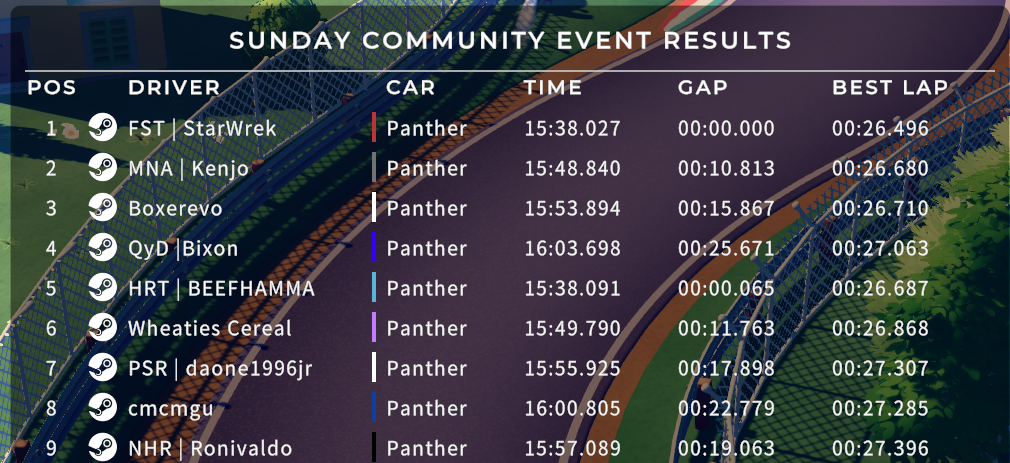
#> input picture images/ICSTCF.png, 1010 x 463 px
$ python main.py
#> lines starting #> are read from the running program, lines starting #| are printed output that depends on the picture
import re
import json
import pytesseract
from pytesseract import Output
import PIL.Image
import cv2


class Driver:
    # [5 lines left out: function __init__, not called in this run]


cars = ['Panther', 'Feather', 'Bonk', 'Storm', 'Osprey', 'Adgitator',
        'Brusso', 'Mantra', 'Piccino', 'Conquest', 'Vost', 'Loose Cannon']


# [50 lines left out: functions get_driver_info, create_drivers, not called in this run]


myconfig = r"--psm 11 --oem 3"

img = cv2.imread("../images/ICSTCF.png")
#> img is the input picture: shape (463, 1010, 3); mean B, G, R 68.7, 62, 59.9

ret, thresh = cv2.threshold(img, 190, 255, cv2.THRESH_BINARY)
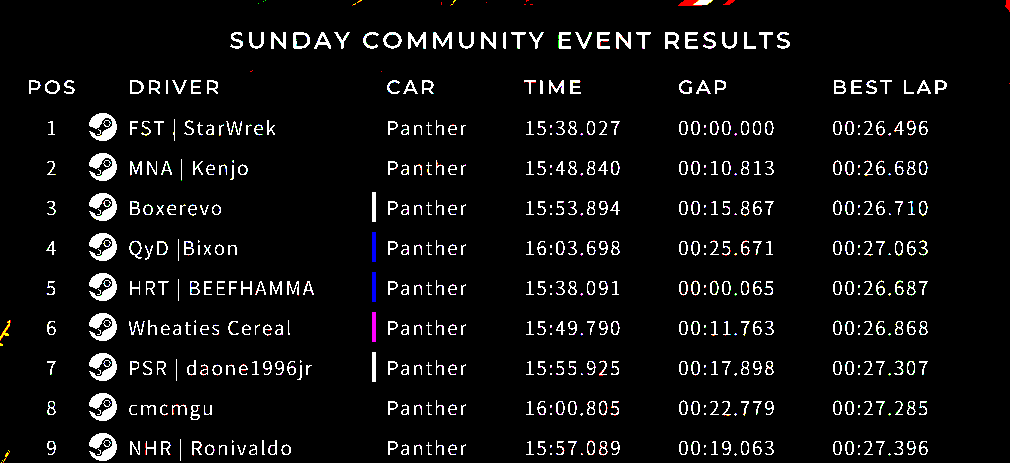
#> thresh: shape (463, 1010, 3); mean B, G, R 14.6, 14.5, 14.7

gray = cv2.cvtColor(thresh, cv2.COLOR_BGR2GRAY)
height, width, _ = img.shape
#> height = 463; width = 1010

#> (the run stopped early here; a loop or call above may not have finished)

$ run again, with images/tira.png copied over images/ICSTCF.png
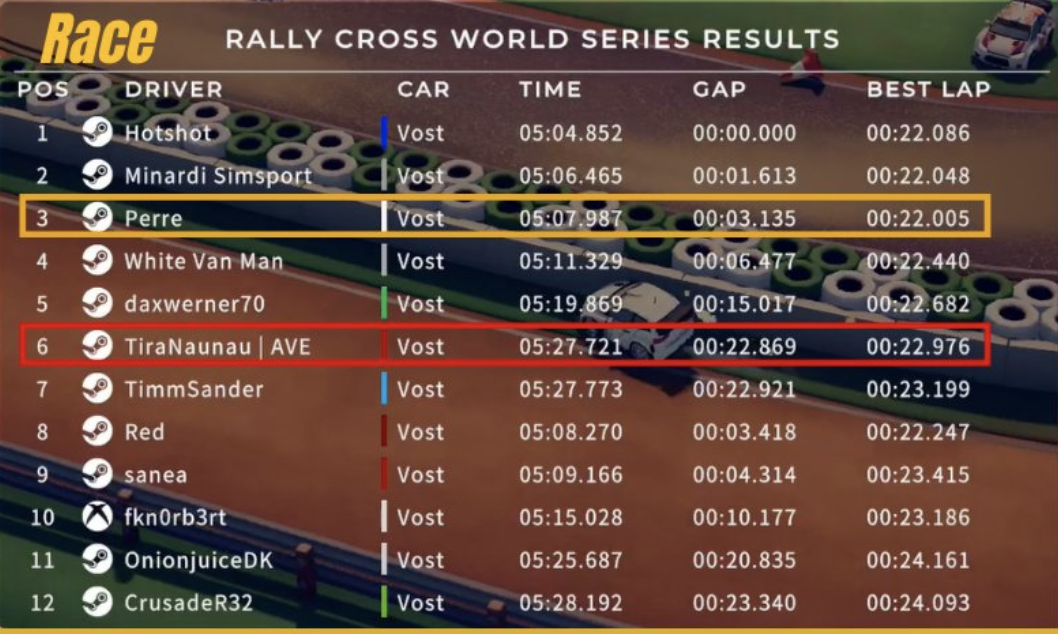
#> input picture images/tira.png, 1058 x 634 px
#> img is the input picture: shape (634, 1058, 3); mean B, G, R 62.3, 72.1, 96.3
#> `ret, thresh = cv2.threshold(img, 190, 255, cv2.THRESH_BINARY)`:
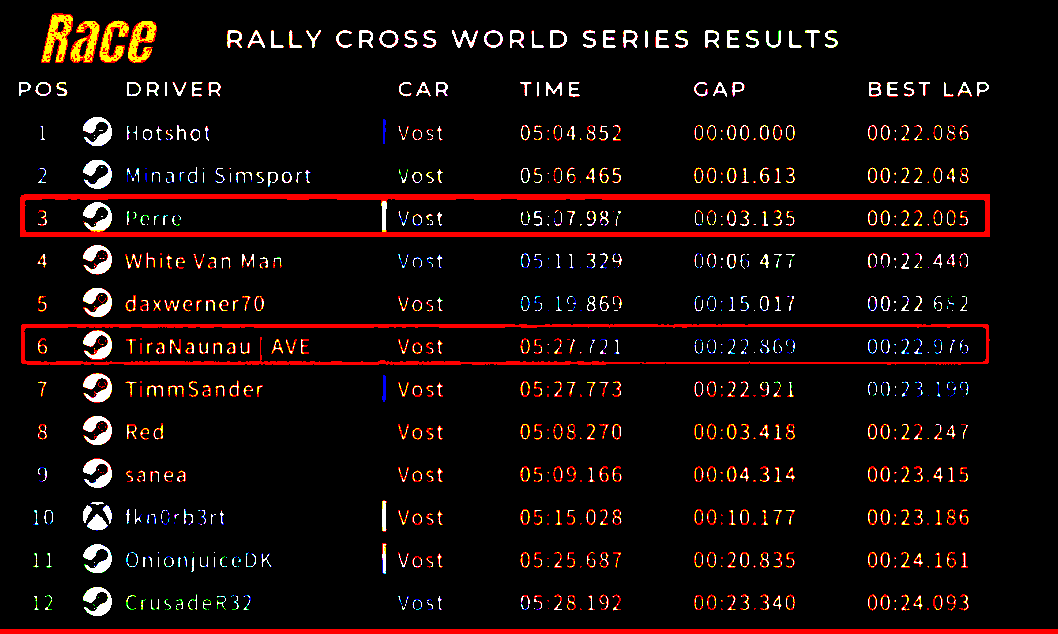
#> thresh: shape (634, 1058, 3); mean B, G, R 7.5, 9.4, 21.3
#> `gray = cv2.cvtColor(thresh, cv2.COLOR_BGR2GRAY)`:
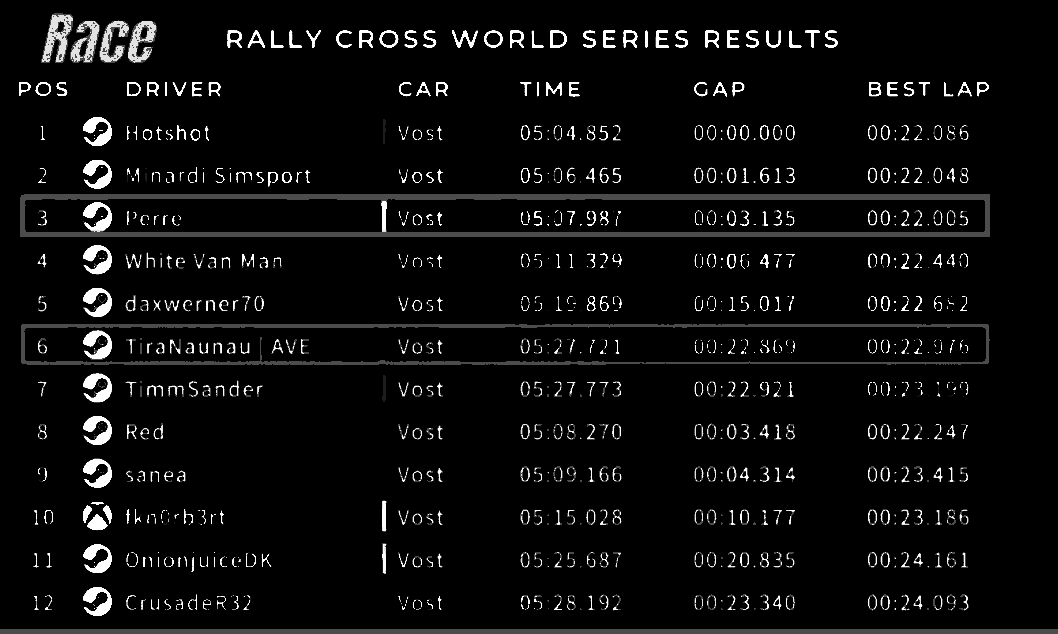
#> gray: shape (634, 1058); min 0, max 255, mean 12.7

$ run again, with images/Race4F.png copied over images/ICSTCF.png
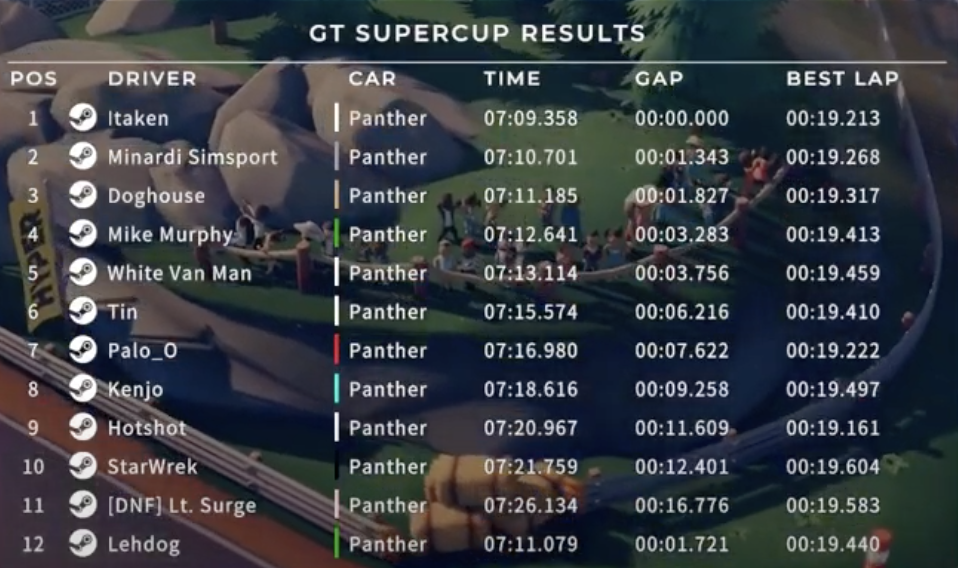
#> input picture images/Race4F.png, 958 x 568 px
#> img is the input picture: shape (568, 958, 3); mean B, G, R 67.8, 62.1, 57.9
#> `ret, thresh = cv2.threshold(img, 190, 255, cv2.THRESH_BINARY)`:
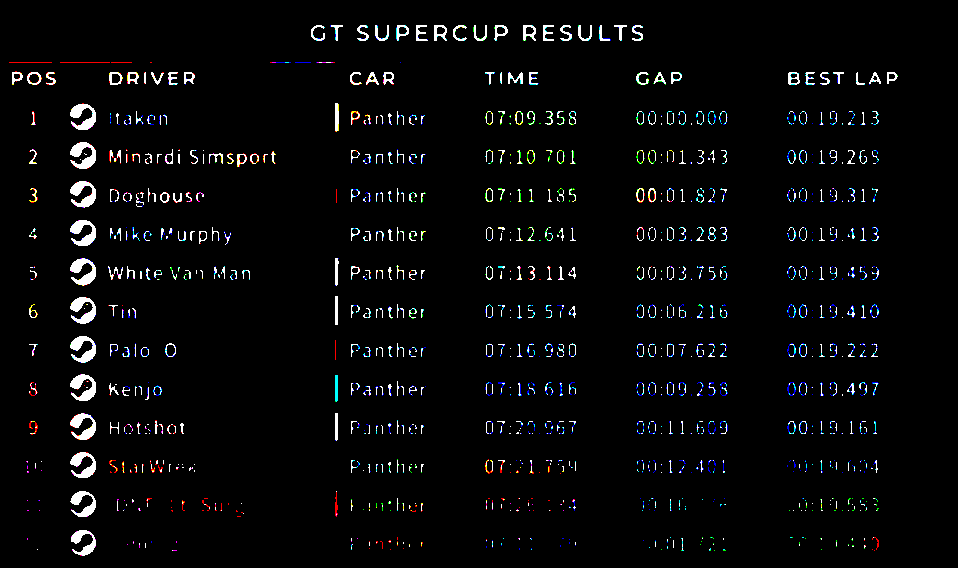
#> thresh: shape (568, 958, 3); mean B, G, R 9, 8.4, 8
#> `gray = cv2.cvtColor(thresh, cv2.COLOR_BGR2GRAY)`:
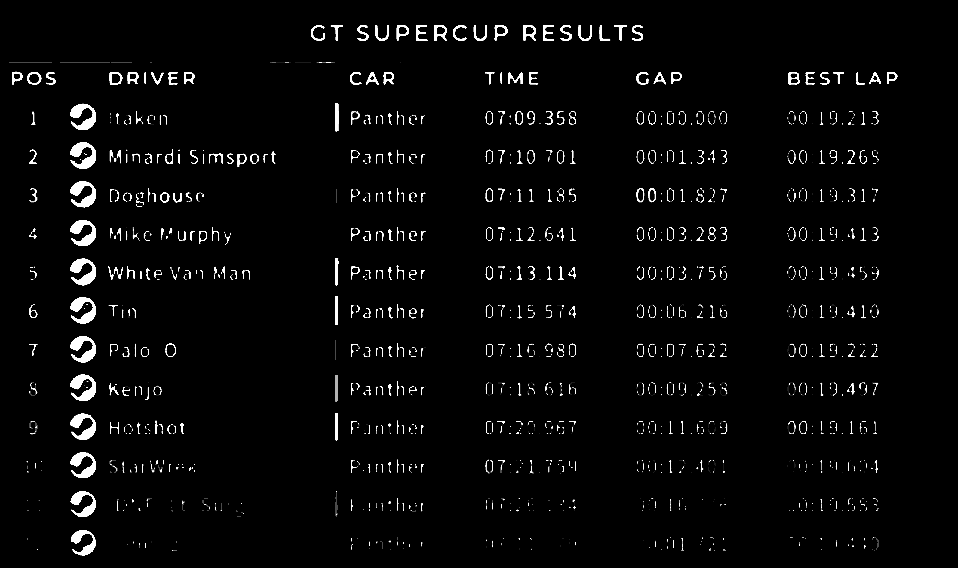
#> gray: shape (568, 958); min 0, max 255, mean 8.3
